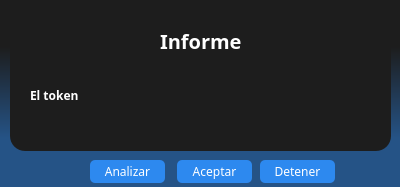
<?xml version="1.0" encoding="UTF-8"?>
<ui version="4.0">
 <class>Notificacion</class>
 <widget class="QDialog" name="Notificacion">
  <property name="geometry">
   <rect>
    <x>0</x>
    <y>0</y>
    <width>400</width>
    <height>187</height>
   </rect>
  </property>
  <property name="windowTitle">
   <string>Dialog</string>
  </property>
  <property name="styleSheet">
   <string notr="true">*{
font-family:century gothic;
}

QWidget{
background: qlineargradient(spread:pad, x1:1, y1:0.739, x2:1, y2:0.25, stop:0 rgba(37, 83, 134, 255), stop:1 rgba(29, 29, 29, 255))

}

QFrame
{
background: #1d1d1d;
border-radius: 15px;
}

QToolButton
{
background: #2d89ef;
border-radius: 15px;
}

QToolButton:hover
{
background:  #2b5797;
border-radius: 15px;
}

QLabel{
color:white;
font-weight:bold;

}

QLineEdit
{
background:#1d1d1d;
border:none;
border-bottom: 1px solid white;
color:white;
}

QPushButton{
background: #2d89ef;
color: white;
border-radius: 5px;
}

QPushButton:hover{
background: #2b5797;
color: white;
border-radius: 5px;
font-weight:bold;
}

QGroupBox{
color:white;

}

QGroupBox#ref{
color:white;
}

QLabel#Titulo
{
font-size:20px;
}
QTableWidget
{
color:white;
text-align:center;
}
</string>
  </property>
  <widget class="QFrame" name="frame">
   <property name="geometry">
    <rect>
     <x>10</x>
     <y>20</y>
     <width>381</width>
     <height>131</height>
    </rect>
   </property>
   <property name="frameShape">
    <enum>QFrame::StyledPanel</enum>
   </property>
   <property name="frameShadow">
    <enum>QFrame::Raised</enum>
   </property>
   <widget class="QLabel" name="Titulo">
    <property name="geometry">
     <rect>
      <x>150</x>
      <y>0</y>
      <width>121</width>
      <height>41</height>
     </rect>
    </property>
    <property name="text">
     <string>Informe</string>
    </property>
   </widget>
   <widget class="QLabel" name="l_texto">
    <property name="geometry">
     <rect>
      <x>20</x>
      <y>40</y>
      <width>341</width>
      <height>71</height>
     </rect>
    </property>
    <property name="text">
     <string>El token </string>
    </property>
   </widget>
  </widget>
  <widget class="QPushButton" name="b_analizar">
   <property name="geometry">
    <rect>
     <x>90</x>
     <y>160</y>
     <width>75</width>
     <height>23</height>
    </rect>
   </property>
   <property name="text">
    <string>Analizar</string>
   </property>
  </widget>
  <widget class="QPushButton" name="b_aceptar">
   <property name="geometry">
    <rect>
     <x>177</x>
     <y>160</y>
     <width>75</width>
     <height>23</height>
    </rect>
   </property>
   <property name="text">
    <string>Aceptar</string>
   </property>
  </widget>
  <widget class="QPushButton" name="b_detener">
   <property name="geometry">
    <rect>
     <x>260</x>
     <y>160</y>
     <width>75</width>
     <height>23</height>
    </rect>
   </property>
   <property name="text">
    <string>Detener</string>
   </property>
  </widget>
 </widget>
 <resources/>
 <connections>
  <connection>
   <sender>b_aceptar</sender>
   <signal>clicked()</signal>
   <receiver>Notificacion</receiver>
   <slot>close()</slot>
   <hints>
    <hint type="sourcelabel">
     <x>203</x>
     <y>175</y>
    </hint>
    <hint type="destinationlabel">
     <x>19</x>
     <y>174</y>
    </hint>
   </hints>
  </connection>
 </connections>
</ui>
